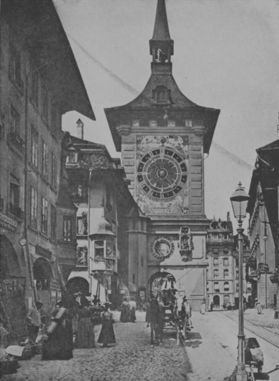
#> input picture mestrado/visao_computacional/listas/lista3/PoucoContraste.png, 279 x 381 px
$ jupyter execute --allow-errors 'lista3_gabunçada.ipynb'
#> lines starting #> are read from the running program, lines starting #| are printed output that depends on the picture
[cell 1]
import numpy as np
import cv2 as cv
import matplotlib.pyplot as plt

[cell 2]
def normalizar_imagem(img):
    height, width = img.shape[:2]
    img_f = img.astype(float)
    for l in range(height):
        for c in range(width):
            r = img[l,c,0]
            g = img[l,c,1]
            b = img[l,c,2]
            img_f[l,c,0] = r/255
            img_f[l,c,1] = g/255
            img_f[l,c,2] = b/255
    return img_f

def desnormalizar_imagem(img):
    height, width = img.shape[:2]
    img_f = img.astype(int)
    for l in range(height):
        for c in range(width):
            r = img[l,c,0]
            g = img[l,c,1]
            b = img[l,c,2]
            img_f[l,c,0] = r*255
            img_f[l,c,1] = g*255
            img_f[l,c,2] = b*255
    return img_f

def rgb_to_gray(img):
    height, width = img.shape[:2]
    img_f = img.astype(float)
    for l in range(height):
        for c in range(width):
            r = img[l,c,0]
            g = img[l,c,1]
            b = img[l,c,2]
            img_gray = 0.2989 * r + 0.5870 * g + 0.1140 * b
            img_f[l,c,0] = img_gray
            img_f[l,c,1] = img_gray
            img_f[l,c,2] = img_gray

    return img_f

[cell 3]
img = cv.imread('PoucoContraste.png')
#> img is the input picture: shape (381, 279, 3); min 50, max 181, mean 118.8
img_f = normalizar_imagem(img)
cv.imshow('imagem',img_f)
cv.waitKey(0); cv.destroyAllWindows()

[cell 4]
def brilho_contraste(img_original, beta, k):
    img = img_original.copy()
    height, width = img.shape[:2]
    numPixels = width * height
    r_ = 0
    g_ = 0
    b_ = 0
    for l in range(height):
        for c in range(width):
            r = img[l,c,0]
            g = img[l,c,1]
            b = img[l,c,2]
            #print(f'({r}, {g}, {b})')
            r_ += r
            g_ += g
            b_ += b
    r_ /= numPixels
    g_ /= numPixels
    b_ /= numPixels
    for l in range(height):
        for c in range(width):
            r = img[l,c,0]
            g = img[l,c,1]
            b = img[l,c,2]
            #print(f'({r}, {g}, {b})')
            img[l,c,0] = k*(r - r_) + r_ + beta
            img[l,c,1] =  k*(g - g_) + g_ + beta
            img[l,c,2] = k*(b - b_) + b_ + beta

    return img

[cell 5]
img_f = normalizar_imagem(cv.imread('PoucoContraste.png'))
img = brilho_contraste(img_f, 0, 1)
#> after the loop in brilho_contraste, `for l in range(height):`: b_ = 49535
#> in brilho_contraste, `r_ /= numPixels`: r_ = 0.466
#> after the loop in brilho_contraste, `for l in range(height):`: img: shape (381, 279, 3) float64; min 0.196, max 0.71, mean 0.466

[cell 6]
cv.imshow('imagem',img)
cv.waitKey(0); cv.destroyAllWindows()

[cell 7]
def histograma(img):
    # Considerando a imagem em preto-branco:
    y = []
    for i in range(256):
        pixels_r_i = np.sum(img[:,:,0] == i)
        y.append(pixels_r_i)
    return y

[cell 8]
contraste = 1
brilho = 0
img2 = brilho_contraste(img_f, brilho, contraste)
y = histograma(desnormalizar_imagem(img2))
#> in desnormalizar_imagem, `img_f = img.astype(int)`: img_f: shape (381, 279, 3) int64; every value is 0
#> in histograma, `y = []`: y = []
#> the loop in histograma, `for i in range(256):` made 256 passes
#> pixels_r_i on passes 1 to 3: 0, 0, 0
#> after the loop in histograma, `for i in range(256):`: y = 256 values, max 3300 at index 172, min 0 at index 0, mean 415.2
plt.figure(figsize=(12,4))
plt.subplot(121), plt.bar(range(256),y)
plt.subplot(122), plt.imshow(img2)
plt.tight_layout()
plt.show()
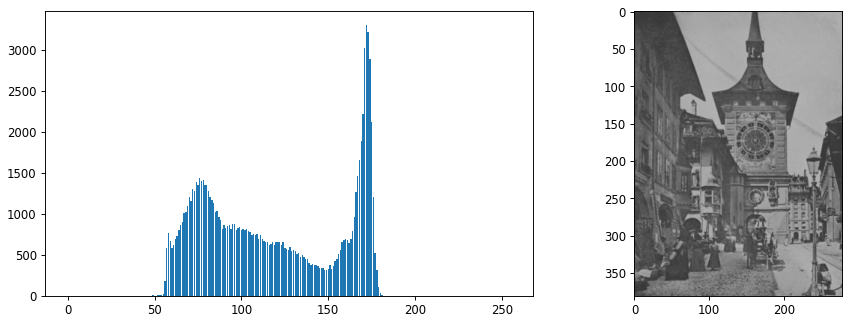
#> figure drawn by matplotlib, 2 panels; panel 1: tallest bar 3300 high, from x = 171.6 to 172.4

contraste = 300
brilho = 100
img3 = cv.convertScaleAbs(img, alpha=contraste, beta=brilho)
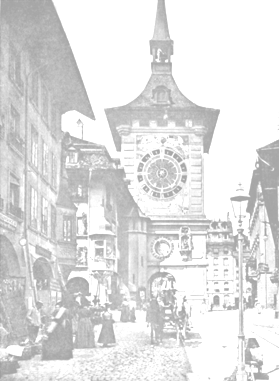
#> img3: shape (381, 279, 3); min 159, max 255, mean 225.3
y = histograma(img3)
#> y = 256 values, max 41591 at index 255, min 0 at index 0, mean 415.2
plt.figure(figsize=(12,4))
plt.subplot(121), plt.bar(range(256),y)
plt.subplot(122), plt.imshow(img3)
plt.tight_layout()
plt.show()
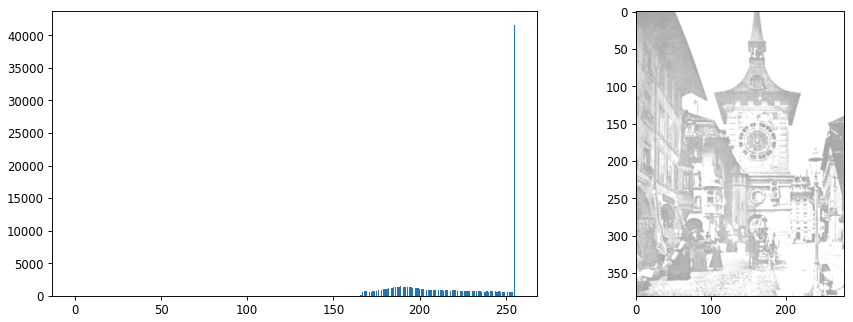
#> figure drawn by matplotlib, 2 panels; panel 1: tallest bar 41591 high, from x = 254.6 to 255.4
